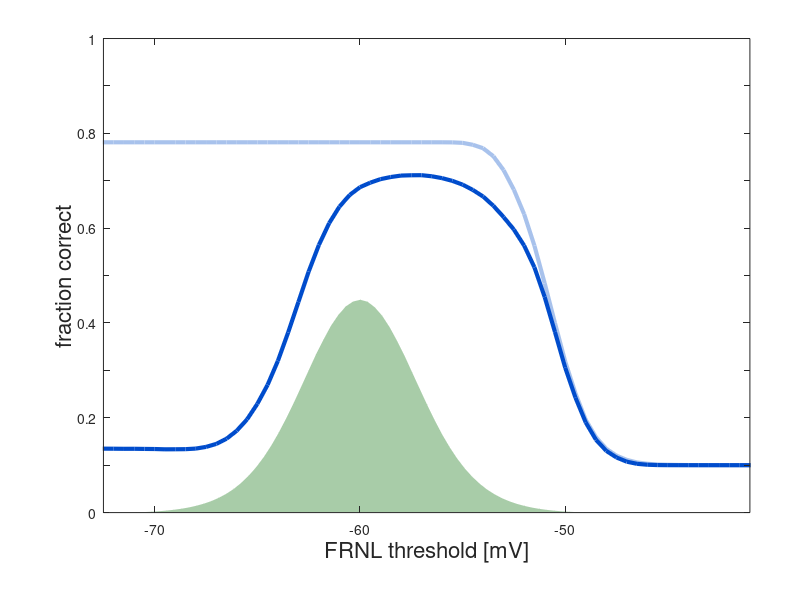

This chart was generated by the following MATLAB code: (Note: this script raises an error after producing the figure.)
% script for creating Fig. 6 figure supplement 2

close all
clearvars
cd(fileparts(which(mfilename)));
addpath('../functions/');

load('script_2d_ILC_data.mat','thresholds','FC_LIN');
ILC_2D_LIN = FC_LIN;

load('script_2d_Bayes_ILC_data.mat','FC_OPT');
ILC_2D_OPT = FC_OPT;

font_size = 16;
curve_width = 3;
ax_width = 1;

xmin = -72.5;
xmax = -41;

phase_color = [0 .3 .8];
white = [1 1 1];
light_blue = 0.33*phase_color + 0.66*white;
hist_color = [0.66 0.8 0.66];

width = 400;
height = 320;
mtop = 25;
mbottom = 60;
mright = 30;
mleft = 65;

figure_width = mleft+width+mright;
figure_height = mbottom+height+mtop;
set(gcf,'unit','pixel','position',[0 0 figure_width figure_height])
set(gcf,'color','white')

axes_position = [mleft mbottom width height];
axes('unit','pixel','position',axes_position)
set(gca,'FontName','Helvetica','fontsize',font_size,'linewidth',ax_width)

plot([])
hold on
 
load('uhist_data.mat','counts','centers');
area(centers,0.45*counts/max(counts),'faceColor',hist_color,'edgecolor','w')    
set(gca,'layer','top')

set(gca,'xlim',[xmin xmax],'xtick',-70:10:-45)
set(gca,'ylim',[0 1],'ytick',0:.1:1,'yticklabel',{'0','','0.2','','0.4','','0.6','','0.8','','1'})

xlabel('FRNL threshold [mV]','FontName','Helvetica','fontsize',font_size)
ylabel('fraction correct','FontName','Helvetica','fontsize',font_size);

p1 = plot(thresholds,ILC_2D_OPT,'linewidth',curve_width,'color',light_blue);
p2 = plot(thresholds,ILC_2D_LIN,'linewidth',curve_width,'color',phase_color);

[maxx,maxy] = maxfit(thresholds,ILC_2D_LIN);
scatter(maxx,maxy,100,phase_color,'d','filled')

leg = legend([p1 p2],{' optimal decoder',' linear decoder'},'location','northwest');
a = get(leg,'position');
a(1) = a(1)+0.05;
set(leg,'position',a);
legend boxoff

gwidth = 69;
axes_position = [mleft+width-1.65*gwidth mbottom+height-1.1*gwidth gwidth gwidth];
subplot_axes = axes('unit','pixel','position',axes_position);
hold on
axis off
daspect([1 1 1])

gabor_params = [0,0,3,45,0,10];
NN = 1000;
G = circular_gabor([5],gabor_params,NN);
maxg = max(max(G));
for i = 1:NN
    for j = 1:NN
        if (i-NN/2)^2+(j-NN/2)^2 > (NN/2)^2
            G(i,j) = maxg;
        end
    end 
end  
imagesc(G)
colormap(0.25+0.75*gray(256));

cx0 = NN/2;
cy0 = NN/2;
rr = 1.5*NN/2;
ph0 = pi/4;
dph = pi*12/180;
tt = linspace(ph0-dph,ph0+dph);
xx = cx0+rr*cos(tt);
yy = cy0+rr*sin(tt);
hold on
plot(xx,yy,'color','k','linewidth',1.5)

asize = 90;
tilt1 = 20*pi/180;
tilt2 = 25*pi/180;
ax0 = cx0+rr*cos(ph0-dph);
ay0 = cy0+rr*sin(ph0-dph);
plot([ax0 ax0-asize*cos(pi/2-ph0+dph+tilt1)],[ay0 ay0+asize*sin(pi/2-ph0+dph+tilt1)],'color','k','linewidth',1.5)
plot([ax0 ax0-asize*cos(pi/2-ph0+dph-tilt2)],[ay0 ay0+asize*sin(pi/2-ph0+dph-tilt2)],'color','k','linewidth',1.5)
ax0 = cx0+rr*cos(ph0+dph);
ay0 = cy0+rr*sin(ph0+dph);
plot([ax0 ax0+asize*cos(pi/2-ph0-dph+tilt2)],[ay0 ay0-asize*sin(pi/2-ph0-dph+tilt2)],'color','k','linewidth',1.5)
plot([ax0 ax0+asize*cos(pi/2-ph0-dph-tilt1)],[ay0 ay0-asize*sin(pi/2-ph0-dph-tilt1)],'color','k','linewidth',1.5)

text(1.44*rr,1.56*rr,sprintf('10%c',char(176)),'FontName','Helvetica','fontsize',font_size-2)

set(gcf,'PaperPositionMode','auto','papersize',[18 16]);
print(gcf,mfilename,'-dpdf','-r0')
saveas(gcf,[mfilename,'.png']);